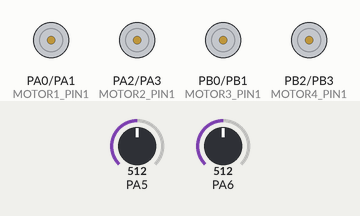
Simulated run of this program. Board: ATmega644P, built with avr-gcc and emulated at 20 MHz. Parts: motor-driver pin pairs drawn as motors (green arrow = first pin HIGH = forward, orange = second pin HIGH = backward, longer = more drive). Inputs (shaded band) come from the test bench; at power-on: PA5 = 512, PA6 = 512.

Above: at 1.2 s.
1.3 s: PA5 set to 532
2.8 s: PA5 set to 567
At 4.0 s:
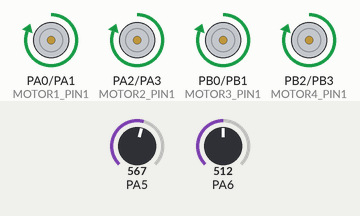
4.3 s: PA5 set to 306
At 5.4 s:
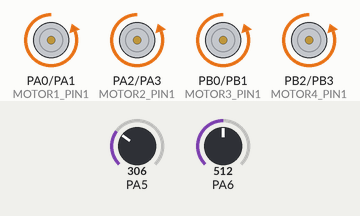
5.8 s: PA5 set to 442
7.3 s: PA5 set to 464
At 7.8 s:
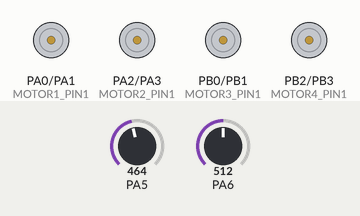
8.8 s: PA6 set to 540
10.3 s: PA6 set to 561
At 11.5 s:
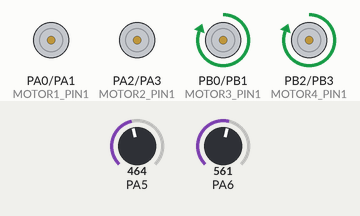
Timing chart, 0 to 12.8 s (numbered marks = the images above; inputs shaded):
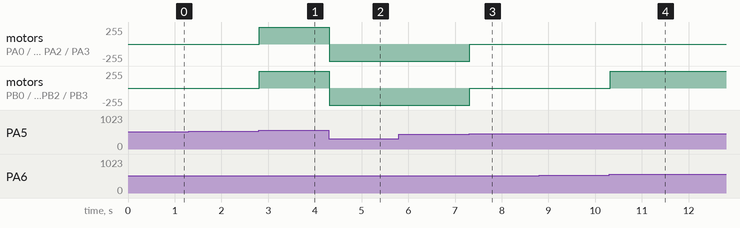

The program:

main.c
```c
#define F_CPU 20000000UL  // 20 MHz clock
#include <avr/io.h>
#include <util/delay.h>

// Define motor control pins
#define MOTOR1_PIN1 PA0  // Motor 1, Control Pin 1 (IN1)
#define MOTOR1_PIN2 PA1  // Motor 1, Control Pin 2 (IN2)
#define MOTOR2_PIN1 PA2  // Motor 2, Control Pin 1 (IN3)
#define MOTOR2_PIN2 PA3  // Motor 2, Control Pin 2 (IN4)
#define MOTOR3_PIN1 PB0  // Motor 3, Control Pin 1 (IN5)
#define MOTOR3_PIN2 PB1  // Motor 3, Control Pin 2 (IN6)
#define MOTOR4_PIN1 PB2  // Motor 4, Control Pin 1 (IN7)
#define MOTOR4_PIN2 PB3  // Motor 4, Control Pin 2 (IN8)

// Define ADC channels for joysticks
#define JOYSTICK_X 5  // Joystick X-axis connected to ADC5 (PA5)
#define JOYSTICK_Y 6  // Joystick Y-axis connected to ADC6 (PA6)

// Define thresholds for joystick control
#define JOYSTICK_NEUTRAL_LOW 450  // Lower threshold for neutral position
#define JOYSTICK_NEUTRAL_HIGH 550  // Upper threshold for neutral position

// Function to initialize ADC
void ADC_Init() {
	ADMUX |= (1 << REFS0);  // Use AVCC as reference voltage
	ADCSRA |= (1 << ADEN) | (1 << ADPS2) | (1 << ADPS1) | (1 << ADPS0);  // Enable ADC and set prescaler to 128
}

// Function to read ADC value
uint16_t ADC_Read(uint8_t channel) {
	ADMUX = (ADMUX & 0xF0) | (channel & 0x0F);  // Select ADC channel
	ADCSRA |= (1 << ADSC);  // Start conversion
	while (ADCSRA & (1 << ADSC));  // Wait for conversion to complete
	return ADC;  // Return ADC value
}

// Function to move forward
void Move_Forward() {
	PORTA |= (1 << MOTOR1_PIN1);
	PORTA &= ~(1 << MOTOR1_PIN2);

	PORTA |= (1 << MOTOR2_PIN1);
	PORTA &= ~(1 << MOTOR2_PIN2);

	PORTB |= (1 << MOTOR3_PIN1);
	PORTB &= ~(1 << MOTOR3_PIN2);

	PORTB |= (1 << MOTOR4_PIN1);
	PORTB &= ~(1 << MOTOR4_PIN2);
}

// Function to move backward
void Move_Backward() {
	PORTA &= ~(1 << MOTOR1_PIN1);
	PORTA |= (1 << MOTOR1_PIN2);

	PORTA &= ~(1 << MOTOR2_PIN1);
	PORTA |= (1 << MOTOR2_PIN2);

	PORTB &= ~(1 << MOTOR3_PIN1);
	PORTB |= (1 << MOTOR3_PIN2);

	PORTB &= ~(1 << MOTOR4_PIN1);
	PORTB |= (1 << MOTOR4_PIN2);
}

// Function to turn left
void Turn_Left() {
	// Left motors (Motor 1 and Motor 2): Move forward
	PORTA |= (1 << MOTOR1_PIN1);
	PORTA &= ~(1 << MOTOR1_PIN2);

	PORTA |= (1 << MOTOR2_PIN1);
	PORTA &= ~(1 << MOTOR2_PIN2);

	// Right motors (Motor 3 and Motor 4): Stop
	PORTB &= ~(1 << MOTOR3_PIN1);
	PORTB &= ~(1 << MOTOR3_PIN2);

	PORTB &= ~(1 << MOTOR4_PIN1);
	PORTB &= ~(1 << MOTOR4_PIN2);
}

// Function to turn right
void Turn_Right() {
	// Right motors (Motor 3 and Motor 4): Move forward
	PORTB |= (1 << MOTOR3_PIN1);
	PORTB &= ~(1 << MOTOR3_PIN2);

	PORTB |= (1 << MOTOR4_PIN1);
	PORTB &= ~(1 << MOTOR4_PIN2);

	// Left motors (Motor 1 and Motor 2): Stop
	PORTA &= ~(1 << MOTOR1_PIN1);
	PORTA &= ~(1 << MOTOR1_PIN2);

	PORTA &= ~(1 << MOTOR2_PIN1);
	PORTA &= ~(1 << MOTOR2_PIN2);
}

// Function to stop all motors
void Stop() {
	PORTA &= ~(1 << MOTOR1_PIN1) & ~(1 << MOTOR1_PIN2);  // Stop Motor 1
	PORTA &= ~(1 << MOTOR2_PIN1) & ~(1 << MOTOR2_PIN2);  // Stop Motor 2
	PORTB &= ~(1 << MOTOR3_PIN1) & ~(1 << MOTOR3_PIN2);  // Stop Motor 3
	PORTB &= ~(1 << MOTOR4_PIN1) & ~(1 << MOTOR4_PIN2);  // Stop Motor 4
}

int main(void) {
	// Set motor control pins as output
	DDRA |= (1 << MOTOR1_PIN1) | (1 << MOTOR1_PIN2) | (1 << MOTOR2_PIN1) | (1 << MOTOR2_PIN2);
	DDRB |= (1 << MOTOR3_PIN1) | (1 << MOTOR3_PIN2) | (1 << MOTOR4_PIN1) | (1 << MOTOR4_PIN2);

	// Initialize ADC
	ADC_Init();

	// Stop all motors initially
	Stop();

	while (1) {
		// Read joystick values
		uint16_t joystickX = ADC_Read(JOYSTICK_X);
		uint16_t joystickY = ADC_Read(JOYSTICK_Y);

		// Determine movement based on joystick values
		if (joystickX > JOYSTICK_NEUTRAL_HIGH) {
			Move_Forward();
			} else if (joystickX < JOYSTICK_NEUTRAL_LOW) {
			Move_Backward();
			} else if (joystickY > JOYSTICK_NEUTRAL_HIGH) {
			Turn_Right();
			} else if (joystickY < JOYSTICK_NEUTRAL_LOW) {
			Turn_Left();
			} else {
			Stop();  // Stop if joystick is in neutral position
		}

		_delay_ms(100);  // Small delay to debounce
	}
}
```

Measured:
- the behaviour switches between 550 and 551 on PA5 (found by bisection; images 0 and 1)
- the behaviour switches between 449 and 450 on PA5 (found by bisection; images 2 and 3)
- the behaviour switches between 550 and 551 on PA6 (found by bisection; images 3 and 4)
- after the input at 1.3 s, every drawn part: stays the same
- after the input at 2.8 s, motor on PA0 (MOTOR1_PIN1) / PA1 (MOTOR1_PIN2), motor on PA2 (MOTOR2_PIN1) / PA3 (MOTOR2_PIN2), motor on PB0 (MOTOR3_PIN1) / PB1 (MOTOR3_PIN2), motor on PB2 (MOTOR4_PIN1) / PB3 (MOTOR4_PIN2): stopped → forward 255/255 at once
- after the input at 4.3 s, motor on PA0 (MOTOR1_PIN1) / PA1 (MOTOR1_PIN2), motor on PA2 (MOTOR2_PIN1) / PA3 (MOTOR2_PIN2), motor on PB0 (MOTOR3_PIN1) / PB1 (MOTOR3_PIN2), motor on PB2 (MOTOR4_PIN1) / PB3 (MOTOR4_PIN2): forward 255/255 → backward 255/255 at once
- after the input at 5.8 s, every drawn part: stays the same
- after the input at 7.3 s, motor on PA0 (MOTOR1_PIN1) / PA1 (MOTOR1_PIN2), motor on PA2 (MOTOR2_PIN1) / PA3 (MOTOR2_PIN2), motor on PB0 (MOTOR3_PIN1) / PB1 (MOTOR3_PIN2), motor on PB2 (MOTOR4_PIN1) / PB3 (MOTOR4_PIN2): backward 255/255 → stopped at once
- after the input at 8.8 s, every drawn part: stays the same
- after the input at 10.3 s, motor on PB0 (MOTOR3_PIN1) / PB1 (MOTOR3_PIN2), motor on PB2 (MOTOR4_PIN1) / PB3 (MOTOR4_PIN2): stopped → forward 255/255 at once
